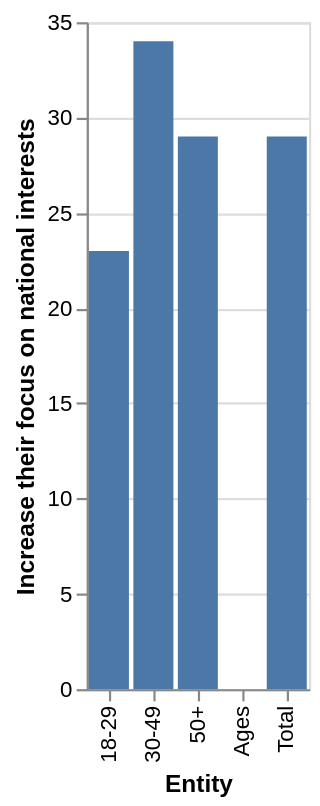

Vega-Lite specification for this chart:
### Vega-Lite specification from a JSON file in a GitHub repository (floating-point values rounded to 4 significant figures)
{"$schema": "https://vega.github.io/schema/vega-lite/v5.json", "description": "Bar chart auto-generated from CSV", "data": {"values": [{"Entity": "50+", "Increase their focus on national interests": "29", "Everthing will stay the same": "32", "Cooperate more with other countries": "37"}, {"Entity": "30-49", "Increase their focus on national interests": "34", "Everthing will stay the same": "29", "Cooperate more with other countries": "37"}, {"Entity": "18-29", "Increase their focus on national interests": "23", "Everthing will stay the same": "46", "Cooperate more with other countries": "30"}, {"Entity": "Ages", "Increase their focus on national interests": "0", "Everthing will stay the same": "0", "Cooperate more with other countries": "0"}, {"Entity": "Total", "Increase their focus on national interests": "29", "Everthing will stay the same": "34", "Cooperate more with other countries": "35"}]}, "mark": "bar", "encoding": {"x": {"field": "Entity", "type": "ordinal"}, "y": {"field": "Increase their focus on national interests", "type": "quantitative"}}}
